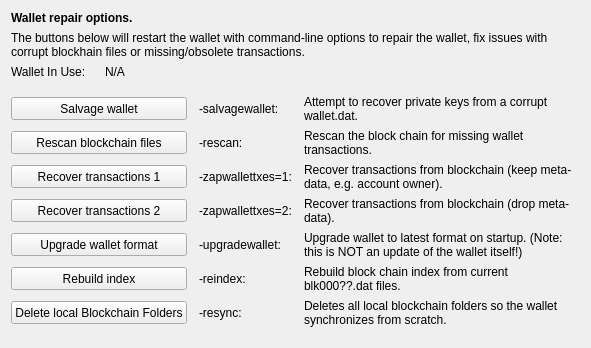
     <widget class="QWidget" name="tab_repair">
      <attribute name="title">
       <string>&amp;Wallet Repair</string>
      </attribute>
      <layout class="QGridLayout" name="gridLayout_4" columnstretch="0,0,0,0">
       <property name="horizontalSpacing">
        <number>12</number>
       </property>
       <item row="0" column="0" colspan="4">
        <widget class="QLabel" name="label_repair_header">
         <property name="font">
          <font>
           <weight>75</weight>
           <bold>true</bold>
          </font>
         </property>
         <property name="text">
          <string>Wallet repair options.</string>
         </property>
        </widget>
       </item>
       <item row="1" column="0" colspan="4">
        <widget class="QLabel" name="label_repair_helptext">
         <property name="font">
          <font>
           <weight>50</weight>
           <bold>false</bold>
          </font>
         </property>
         <property name="text">
          <string>The buttons below will restart the wallet with command-line options to repair the wallet, fix issues with corrupt blockhain files or missing/obsolete transactions.</string>
         </property>
         <property name="wordWrap">
          <bool>true</bool>
         </property>
        </widget>
       </item>
       <item row="2" column="0">
        <widget class="QLabel" name="wallet_path_label">
         <property name="text">
          <string>Wallet In Use:</string>
         </property>
        </widget>
       </item>
       <item row="2" column="1" colspan="3">
        <widget class="QLabel" name="wallet_path">
         <property name="cursor">
          <cursorShape>IBeamCursor</cursorShape>
         </property>
         <property name="text">
          <string notr="true">N/A</string>
         </property>
         <property name="textFormat">
          <enum>Qt::PlainText</enum>
         </property>
         <property name="textInteractionFlags">
          <set>Qt::LinksAccessibleByMouse|Qt::TextSelectableByKeyboard|Qt::TextSelectableByMouse</set>
         </property>
        </widget>
       </item>
       <item row="3" column="0">
        <spacer name="verticalSpacer_repair1">
         <property name="orientation">
          <enum>Qt::Vertical</enum>
         </property>
         <property name="sizeHint" stdset="0">
          <size>
           <width>10</width>
           <height>10</height>
          </size>
         </property>
        </spacer>
       </item>
       <item row="4" column="0" colspan="2">
        <widget class="QPushButton" name="btn_salvagewallet">
         <property name="minimumSize">
          <size>
           <width>100</width>
           <height>23</height>
          </size>
         </property>
         <property name="text">
          <string>Salvage wallet</string>
         </property>
        </widget>
       </item>
       <item row="4" column="2">
        <widget class="QLabel" name="label_repair_salvage_command">
         <property name="text">
          <string notr="true">-salvagewallet:</string>
         </property>
        </widget>
       </item>
       <item row="4" column="3">
        <widget class="QLabel" name="label_repair_salvage">
         <property name="text">
          <string>Attempt to recover private keys from a corrupt wallet.dat.</string>
         </property>
         <property name="wordWrap">
          <bool>true</bool>
         </property>
        </widget>
       </item>
       <item row="5" column="0" colspan="2">
        <widget class="QPushButton" name="btn_rescan">
         <property name="minimumSize">
          <size>
           <width>100</width>
           <height>23</height>
          </size>
         </property>
         <property name="text">
          <string>Rescan blockchain files</string>
         </property>
        </widget>
       </item>
       <item row="5" column="2">
        <widget class="QLabel" name="label_repair_rescan_command">
         <property name="text">
          <string notr="true">-rescan:</string>
         </property>
        </widget>
       </item>
       <item row="5" column="3">
        <widget class="QLabel" name="label_repair_rescan">
         <property name="text">
          <string>Rescan the block chain for missing wallet transactions.</string>
         </property>
         <property name="wordWrap">
          <bool>true</bool>
         </property>
        </widget>
       </item>
       <item row="6" column="0" colspan="2">
        <widget class="QPushButton" name="btn_zapwallettxes1">
         <property name="minimumSize">
          <size>
           <width>100</width>
           <height>23</height>
          </size>
         </property>
         <property name="text">
          <string>Recover transactions 1</string>
         </property>
        </widget>
       </item>
       <item row="6" column="2">
        <widget class="QLabel" name="label_repair_zap1_command">
         <property name="text">
          <string notr="true">-zapwallettxes=1:</string>
         </property>
        </widget>
       </item>
       <item row="6" column="3">
        <widget class="QLabel" name="label_repair_zap1">
         <property name="text">
          <string>Recover transactions from blockchain (keep meta-data, e.g. account owner).</string>
         </property>
         <property name="wordWrap">
          <bool>true</bool>
         </property>
        </widget>
       </item>
       <item row="7" column="0" colspan="2">
        <widget class="QPushButton" name="btn_zapwallettxes2">
         <property name="minimumSize">
          <size>
           <width>100</width>
           <height>23</height>
          </size>
         </property>
         <property name="text">
          <string>Recover transactions 2</string>
         </property>
        </widget>
       </item>
       <item row="7" column="2">
        <widget class="QLabel" name="label_repair_zap2_command">
         <property name="text">
          <string notr="true">-zapwallettxes=2:</string>
         </property>
        </widget>
       </item>
       <item row="7" column="3">
        <widget class="QLabel" name="label_repair_zap2">
         <property name="text">
          <string>Recover transactions from blockchain (drop meta-data).</string>
         </property>
         <property name="wordWrap">
          <bool>true</bool>
         </property>
        </widget>
       </item>
       <item row="8" column="0" colspan="2">
        <widget class="QPushButton" name="btn_upgradewallet">
         <property name="minimumSize">
          <size>
           <width>100</width>
           <height>23</height>
          </size>
         </property>
         <property name="text">
          <string>Upgrade wallet format</string>
         </property>
        </widget>
       </item>
       <item row="8" column="2">
        <widget class="QLabel" name="label_repair_upgrade_command">
         <property name="text">
          <string notr="true">-upgradewallet:</string>
         </property>
        </widget>
       </item>
       <item row="8" column="3">
        <widget class="QLabel" name="label_repair_upgrade">
         <property name="text">
          <string>Upgrade wallet to latest format on startup. (Note: this is NOT an update of the wallet itself!)</string>
         </property>
         <property name="wordWrap">
          <bool>true</bool>
         </property>
        </widget>
       </item>
       <item row="9" column="0" colspan="2">
        <widget class="QPushButton" name="btn_reindex">
         <property name="minimumSize">
          <size>
           <width>100</width>
           <height>23</height>
          </size>
         </property>
         <property name="text">
          <string>Rebuild index</string>
         </property>
        </widget>
       </item>
       <item row="9" column="2">
        <widget class="QLabel" name="label_repair_reindex_command">
         <property name="text">
          <string notr="true">-reindex:</string>
         </property>
        </widget>
       </item>
       <item row="9" column="3">
        <widget class="QLabel" name="label_repair_reindex">
         <property name="text">
          <string>Rebuild block chain index from current blk000??.dat files.</string>
         </property>
         <property name="wordWrap">
          <bool>true</bool>
         </property>
        </widget>
       </item>
       <item row="10" column="0" colspan="2">
        <widget class="QPushButton" name="btn_resync">
         <property name="minimumSize">
          <size>
           <width>100</width>
           <height>23</height>
          </size>
         </property>
         <property name="text">
          <string>Delete local Blockchain Folders</string>
         </property>
        </widget>
       </item>
       <item row="10" column="2">
        <widget class="QLabel" name="label_repair_resync_command">
         <property name="text">
          <string notr="true">-resync:</string>
         </property>
        </widget>
       </item>
       <item row="10" column="3">
        <widget class="QLabel" name="label_repair_resync">
         <property name="text">
          <string>Deletes all local blockchain folders so the wallet synchronizes from scratch.</string>
         </property>
         <property name="wordWrap">
          <bool>true</bool>
         </property>
        </widget>
       </item>
       <item row="11" column="0">
        <spacer name="verticalSpacer_repair2">
         <property name="orientation">
          <enum>Qt::Vertical</enum>
         </property>
         <property name="sizeHint" stdset="0">
          <size>
           <width>20</width>
           <height>10</height>
          </size>
         </property>
        </spacer>
       </item>
      </layout>
     </widget>
